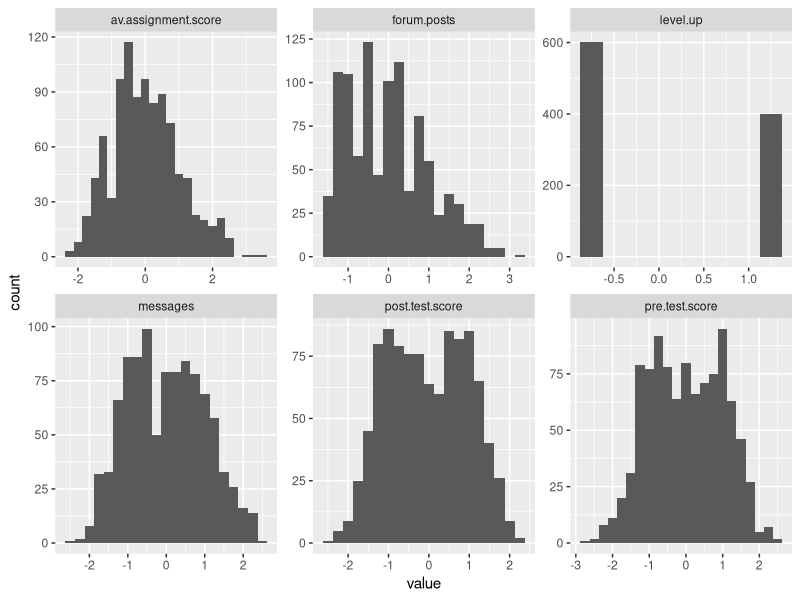
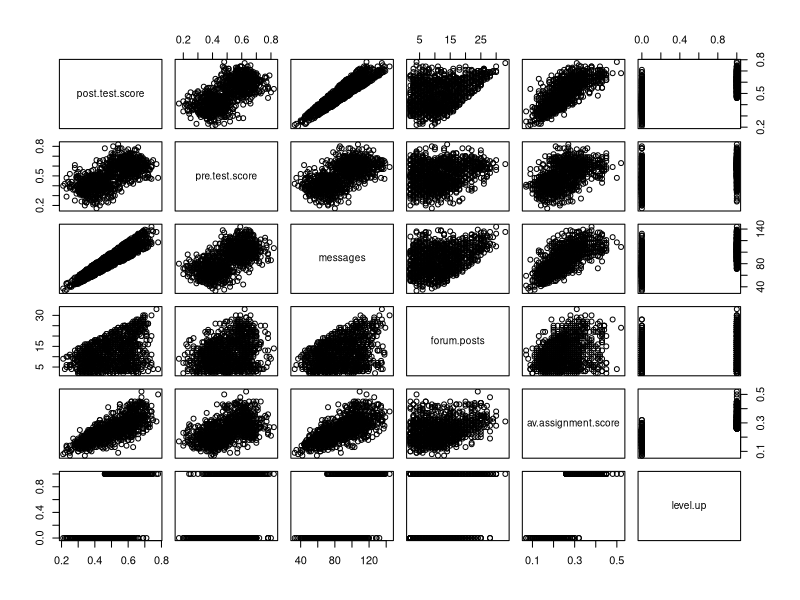
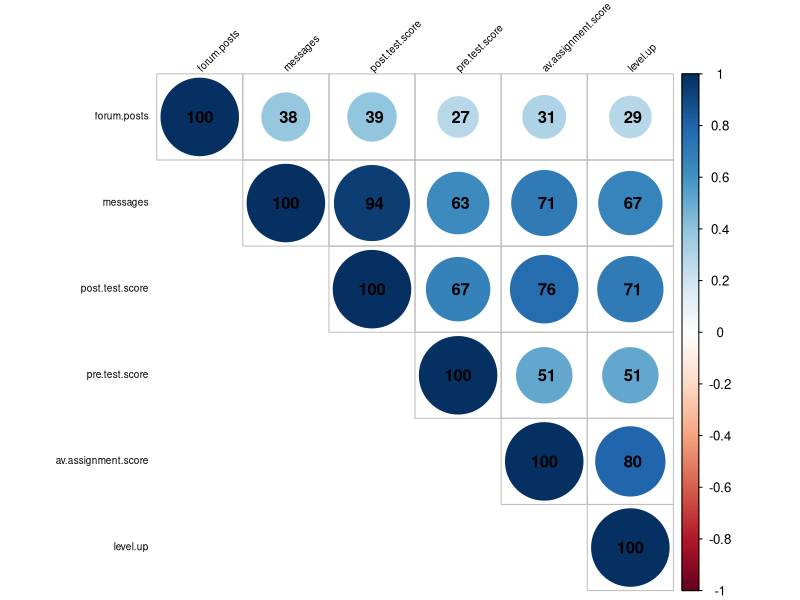
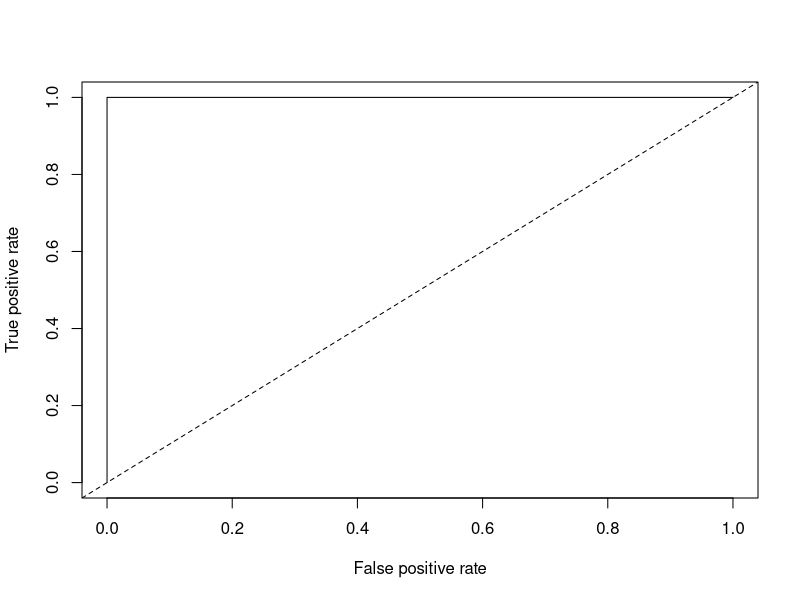
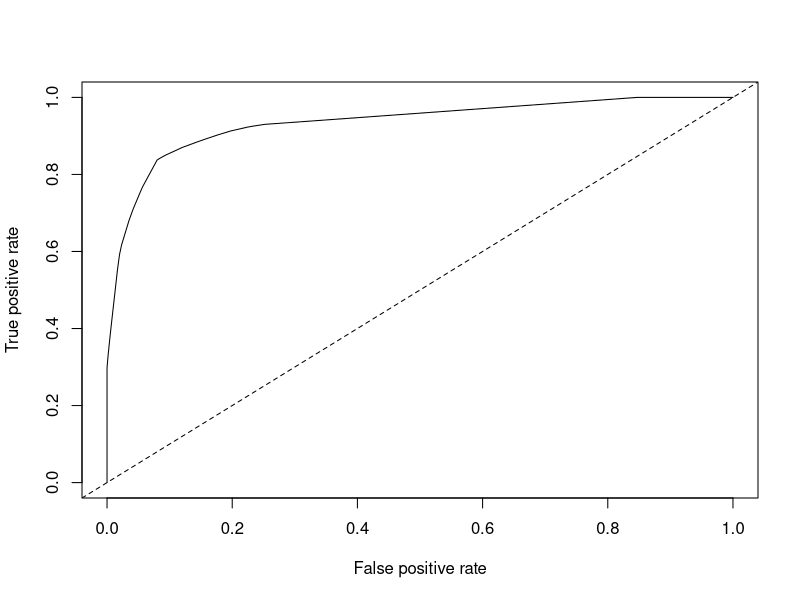

R code for these plots, in order: (Note: this script raises an error after producing the figures.)
## ---- chunk 1
d1 <- read.csv("online.data.csv")
## ---- chunk 2
library(dplyr)
library(tidyr)
library(ggplot2)
library(reshape2)

d2 <- dplyr::select(d1, -id)
d2$level.up <- ifelse(d2$level.up == "no",0,1)
d3 <- scale(d2) %>% as.data.frame() %>% tidyr::gather(., variable)
## ---- chunk 3
#Start by creating histograms of the distributions for all variables (#HINT: look up "facet" in the ggplot documentation)
hist1 <- ggplot(d3,aes(x=value)) + geom_histogram(binwidth = 0.25) + facet_wrap(~variable, scales = "free")
hist1
#Then visualize the relationships between variables
library(corrplot)
pairs(d2)
cor1 <- cor(d2) %>% corrplot(., order="AOE", method="circle", tl.pos="lt", type="upper", tl.col="black", tl.cex=0.6, tl.srt=45, addCoef.col="black", addCoefasPercent = TRUE, sig.level=0.50, insig = "blank")

#Try to capture an intution about the data and the relationships
## ---- chunk 4
#Create a classification tree that predicts whether a student "levels up" in the online course using three variables of your choice (As we did last time, set all controls to their minimums)

library(rpart)
tree1 <- rpart(level.up ~ av.assignment.score + post.test.score + messages, method="class", data=d2, control = rpart.control(minsplit = 1, minbucket = 1, cp = 0.001))
printcp(tree1)
#Plot and generate a CP table for your tree 
post(tree1, file = "tree1.ps", title = "Level Up Prediction Tree 1")

#Generate a probability value that represents the probability that a student levels up based your classification tree 
d2$tree1.pred <- predict(tree1, type = "prob")[,2]
#Last class we used type = "class" which predicted the classification for us, this time we are using type = "prob" to see the probability that our classififcation is based on.

#Now you can generate the ROC curve for your model. You will need to install the package ROCR to do this.

library(ROCR)

#Plot the curve
pred.detail1 <- prediction(d2$tree1.pred, d2$level.up)
plot(performance(pred.detail1, "tpr", "fpr"))
abline(0, 1, lty = 2)

#Calculate the Area Under the Curve
unlist(slot(performance(pred.detail1,"auc"), "y.values"))#Unlist liberates the AUC value from the "performance" object created by ROCR
## ---- chunk 5
#Now repeat this process, but using the variables you did not use for the previous model and compare the plots & results of your two models. Which one do you think was the better model? Why?
tree2 <- rpart(level.up ~ pre.test.score + forum.posts, method="class", data=d2, control = rpart.control(minsplit = 1, minbucket = 1, cp = 0.001))
printcp(tree2)
post(tree2, file = "tree2.ps", title = "Level Up Prediction Tree 2")

d2$tree2.pred <- predict(tree2, type = "prob")[,2]

#Plot the curve
pred.detail2 <- prediction(d2$tree2.pred, d2$level.up)
plot(performance(pred.detail2, "tpr", "fpr"))
abline(0, 1, lty = 2)

#Calculate the Area Under the Curve
unlist(slot(performance(pred.detail2,"auc"), "y.values"))#Unlist liberates the AUC value from the "performance" object created by ROCR
## ---- chunk 6
#Look at the ROC plot for your first model. Based on this plot choose a probability threshold that balances capturing the most correct predictions against false positives. Then generate a new variable in your data set that classifies each student according to your chosen threshold.

d2$threshold.pred1 <- ifelse(d2$tree1.pred > 0.4,1,0)
View(d2)

model1 <- table(d2$level.up, d2$threshold.pred1)
model1

#      0   1
#  0 600   0
#  1   0 400

#Now generate three diagnostics:
d2$accuracy.model1 <- (400+600)/(400+600)
# 1
d2$precision.model1 <- (400)/(400)
# 1
D1$recall.model1 <- (400)/(400+600)
# 0.4

#Finally, calculate Kappa for your model according to:

#Convert to matrix
matrix1 <- as.matrix(model1)

#Calculate kappa
kappa(matrix1, exact = TRUE)/kappa(matrix1)

# 1.153846

#Now choose a different threshold value and repeat these diagnostics. What conclusions can you draw about your two thresholds?

## ---- chunk 7
#Look at the ROC plot for your first model. Based on this plot choose a probability threshold that balances capturing the most correct predictions against false positives. Then generate a new variable in your data set that classifies each student according to your chosen threshold.

d2$threshold.pred2.1 <- ifelse(d2$tree2.pred > 0.4,1,0)
View(d2)

model2.1 <- table(d2$level.up, d2$threshold.pred2.1)
model2.1

#      0   1
#  0 552  48
#  1  65 335

#Now generate three diagnostics:
d2$accuracy.model2.1 <- (552+335)/(552+335+65+48)
# 0.887
d2$precision.model2.1 <- (335)/(335+65)
# 0.8375
d2$recall.model2.1 <- (335)/(335+48)
# 0.8746736

#Finally, calculate Kappa for your model according to:

#Convert to matrix
matrix2 <- as.matrix(model2.1)

#Calculate kappa
kappa(matrix2.1, exact = TRUE)/kappa(matrix2.1)

# 1.074541
## ---- chunk 8
#Look at the ROC plot for your first model. Based on this plot choose a probability threshold that balances capturing the most correct predictions against false positives. Then generate a new variable in your data set that classifies each student according to your chosen threshold.

d2$threshold.pred2.2 <- ifelse(d2$tree2.pred > 0.7,1,0)
View(d2)

model2.2 <- table(d2$level.up, d2$threshold.pred2.2)
model2.2

#      0   1
#  0 566  34
#  1  93 307

#Now generate three diagnostics:
d2$accuracy.model2.2 <- (566+307)/(566+307+93+34)
# 0.873
d2$precision.model2.2 <- (307)/(307+93)
# 0.7675
d2$recall.model2.2 <- (307)/(307+34)
# 0.9002933

#Finally, calculate Kappa for your model according to:

#Convert to matrix
matrix2.2 <- as.matrix(model2.2)

#Calculate kappa
kappa(matrix2.2, exact = TRUE)/kappa(matrix2.2)

# 1.082771
